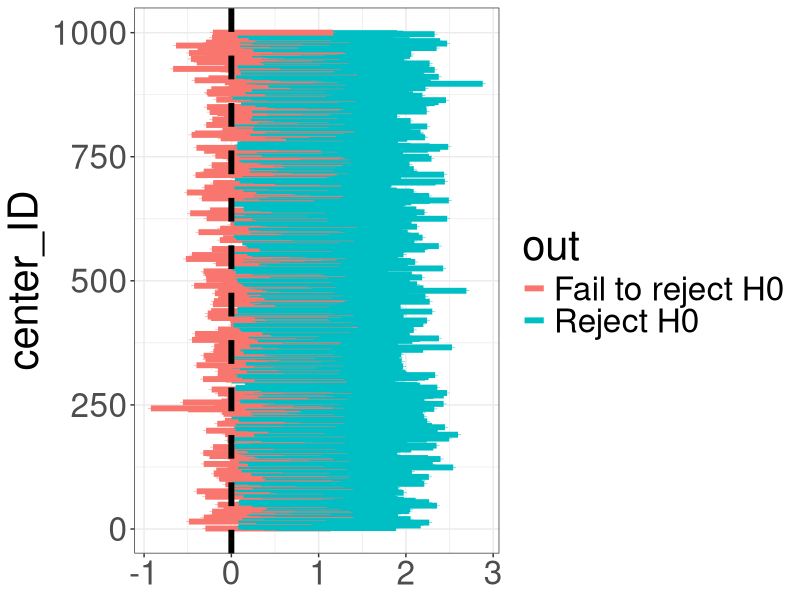

Here is the R script that generated this plot:
## ---- chunk 1
knitr::opts_chunk$set(echo = TRUE)

library(tidyverse)

## ---- chunk 2

num_centers <- 1000 # Сколько центров поучаствует в эксперименте?

sample_size <- 300 # Количество пациентов, прошедших, терапию
True_Hg_improve <- 1 # Истинное среднее изменение гемоглобина
Hg_sd <- 6 # Разброс в улучшении Hg

H0_Hg_improve <- 0 # Наша нулевая гипотеза

df_trial <- data.frame(
  center_ID = rep(1:num_centers, each = sample_size),
  patient_ID = rep(1:sample_size, num_centers),
  Hg_change = rnorm(sample_size*num_centers, mean = True_Hg_improve, sd = Hg_sd)
)

trial_results <- df_trial %>% 
  group_by(center_ID) %>% 
  do(broom::tidy(t.test(Hg_change ~ 1, conf.level = 0.95, data = .))) %>% 
  dplyr::select(estimate, conf.low, conf.high) %>% 
  mutate(CI_width = conf.high - conf.low) %>% 
  mutate(out = ifelse((H0_Hg_improve < conf.high) & (H0_Hg_improve > conf.low), 'Fail to reject H0', 'Reject H0'))

table(trial_results$out)

# - Как зависит ошибка первого рода от размера выборки и вариативности признака?
# - Что произойдет, если мы нарушим H0?
# - От чего зависит величина ошибки II рода?

## ---- chunk 3
summary(trial_results$CI_width)
## ---- chunk 4

ggplot(trial_results, aes(y = center_ID)) +
  geom_errorbar(mapping = aes(xmin = conf.low, xmax = conf.high, color = out), size = 2) +
  geom_vline(xintercept=H0_Hg_improve, linetype="dashed", 
                color = "black", size=2) +
  theme_bw() +
  theme(text = element_text(size = 30))  


## ---- chunk 5

num_centers <- 1000 # Сколько центров поучаствует в эксперименте?

sample_size <- 80 # Количество пациентов, прошедших, терапию
True_avg_recovery_time <- 20 # Истинное среднее время до выздоровления (в ГЕНЕРАЛЬНОЙ СОВОКУПНОСТИ)

H0_avg_recovery_time  <- 20 # Наша нулевая гипотеза (исторический контроль)

df_trial <- data.frame(
  center_ID = rep(1:num_centers, each = sample_size),
  patient_ID = rep(1:sample_size, num_centers),
  recovery_time = rexp(sample_size*num_centers, rate = 1/True_avg_recovery_time) 
)

trial_results <- df_trial %>% 
  group_by(center_ID) %>% 
  do(broom::tidy(t.test(recovery_time ~ 1, conf.level = 0.95, data = .))) %>% 
  dplyr::select(estimate, conf.low, conf.high) %>% 
  mutate(CI_width = conf.high - conf.low) %>% 
  mutate(out = ifelse((H0_avg_recovery_time < conf.high) & (H0_avg_recovery_time > conf.low), 'Fail to reject H0', 'Reject H0'))

table(trial_results$out)

# - Как зависит ошибка первого рода от размера выборки?

